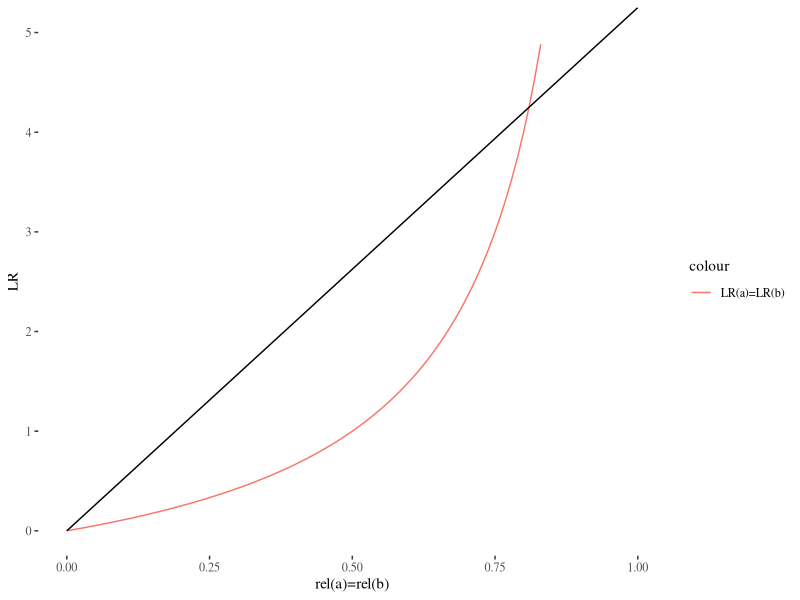
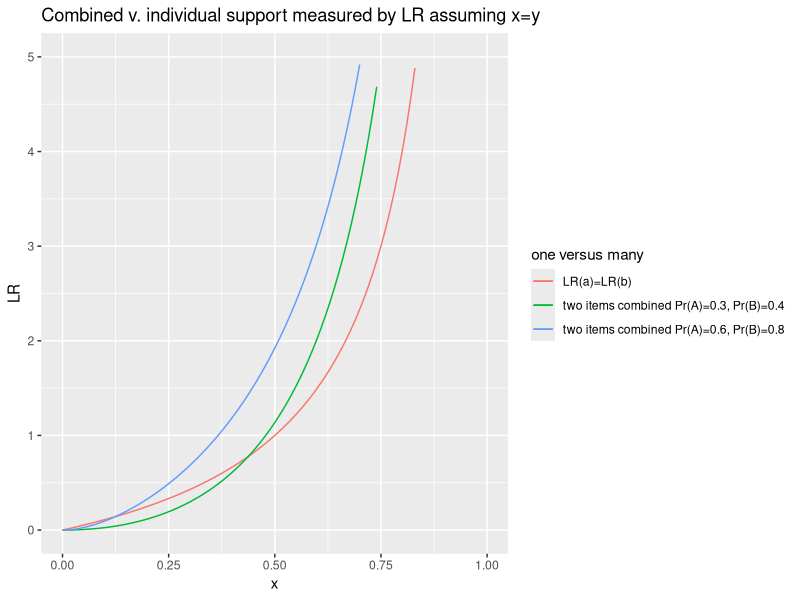
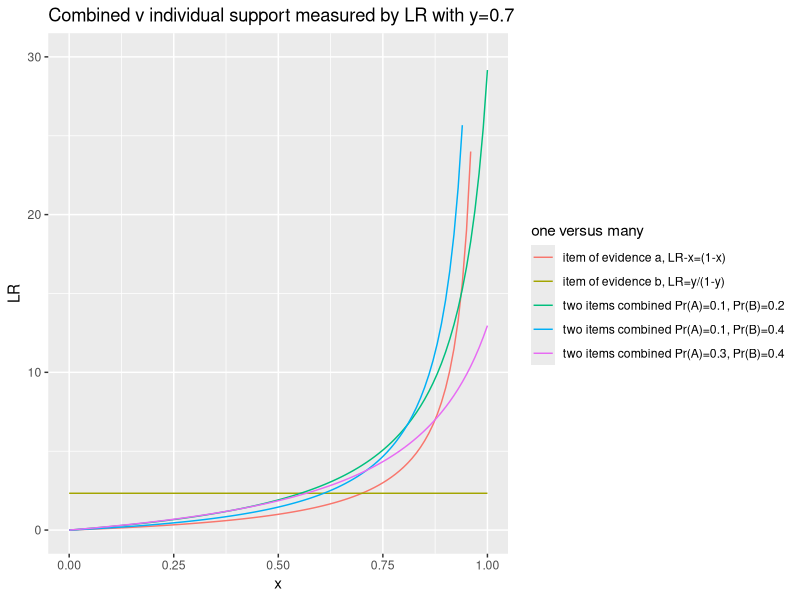

These charts were generated, in order, by the following R code:
## ---- chunk 1
knitr::opts_chunk$set(echo = TRUE)
## ---- chunk 2
library(ggplot2)
#library("gridExtra")
library(ggthemes)

combined <- function (x,k,t) {
  (x^2)/
(
  (
    (1-k)*t*(1-x)*x + k*(1-t)*x*(1-x) + (1-k)*(1-t)*(1-x)*(1-x)
    )/(
    (1-k)*t +(1-t)*k+(1-k)*(1-t)   
    )
)
}

combinedMarcello <- function(x,k,t){
  (x^2)/(k*(1-t)*(x)*(1-x)+(1-k)*t*x*(1-x)+(1-k)*(1-t)*(1-x)*(1-x))
}


x <-seq(0,1,by=0.001)


a <- ggplot(data.frame(x=c(0,1)), aes(x)) +   ylim(0, 5) +
  stat_function(fun=function(x)(x/(1-x)), geom="line", aes(colour="LR(a)=LR(b)"))+
  geom_line(aes(x = x, y =  combined(x,0.1, 0.2)))+
  #geom_line(aes(x = x, y =  combinedMarcello(x,0.1, 0.2),color = "joint LR for k = 0.1, t=0.2"))+
  xlab("rel(a)=rel(b)")+ ylab("LR")+theme_tufte()
  geom_line(aes(x = x, y =  combined(x,0.1, 0.4)))

a

m <- ggplot(data.frame(x=c(0,1)), aes(x)) +   ylim(0, 5) +
  stat_function(fun=function(x)(x/(1-x)), geom="line", aes(colour="LR(a)=LR(b)"))  +
   stat_function(fun=function(x)((x^2)/(k*(1-t)*(x)*(1-x)+(1-k)*t*x*(1-x)+(1-k)*(1-t)*(1-x)*(1-x))), geom="line", aes(colour="two items combined Pr(A)=0.1, Pr(B)=0.2")) +
   stat_function(fun=function(x)((x^2)/(k*(1-0.4)*(x)*(1-x)+(1-k)*0.4*x*(1-x)+(1-k)*(1-0.4)*(1-x)*(1-x))), geom="line", aes(colour="two items combined Pr(A)=0.1, Pr(B)=0.4")) +
   stat_function(fun=function(x)((x^2)/(0.3*(1-0.4)*(x)*(1-x)+(1-0.3)*0.4*x*(1-x)+(1-0.3)*(1-0.4)*(1-x)*(1-x))), geom="line", aes(colour="two items combined Pr(A)=0.3, Pr(B)=0.4")) +
     stat_function(fun=function(x)((x^2)/(0.6*(1-0.8)*(x)*(1-x)+(1-0.6)*0.8*x*(1-x)+(1-0.6)*(1-0.8)*(1-x)*(1-x))), geom="line", aes(colour="two items combined Pr(A)=0.6, Pr(B)=0.8")) +
   xlab("x") + ylab("LR") +labs(colour="one versus many") +
        ggtitle("Combined v. individual support measured by LR assuming x=y")
 
m
## ---- chunk 3
library(ggplot2)
library("gridExtra")
k <- 0.1
t <- 0.2
y <- 0.7
b <- ggplot(data.frame(x=c(0,1)), aes(x)) +   ylim(0, 30) +
  stat_function(fun=function(x)(x/(1-x)), geom="line", aes(colour="item of evidence a, LR-x=(1-x)")) +
  stat_function(fun=function(x)(y/(1-y)), geom="line", aes(colour="item of evidence b, LR=y/(1-y)")) +
  stat_function(fun=function(x)((x*y)/(k*(1-t)*(x)*(1-y)+(1-k)*t*y*(1-x)+(1-k)*(1-t)*(1-x)*(1-y))), geom="line", aes(colour="two items combined Pr(A)=0.1, Pr(B)=0.2")) +
   stat_function(fun=function(x)((x*y)/(k*(1-0.4)*(x)*(1-x)+(1-k)*0.4*x*(1-x)+(1-k)*(1-0.4)*(1-x)*(1-x))), geom="line", aes(colour="two items combined Pr(A)=0.1, Pr(B)=0.4")) +
    stat_function(fun=function(x)((x*y)/(0.3*(1-0.4)*(x)*(1-y)+(1-0.3)*0.4*y*(1-x)+(1-0.3)*(1-0.4)*(1-x)*(1-y))), geom="line", aes(colour="two items combined Pr(A)=0.3, Pr(B)=0.4")) +
  xlab("x") + ylab("LR") +labs(colour="one versus many") +
       ggtitle("Combined v individual support measured by LR with y=0.7")

b
